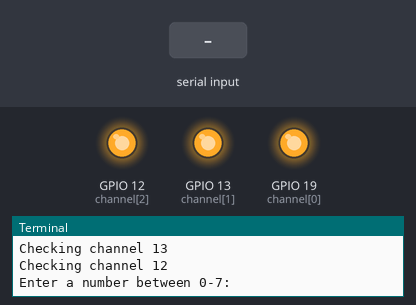
Bench run of a program on a simulated Raspberry Pi (BCM pin numbers). On the bench: output pins drawn as LEDs (lit = HIGH), the last lines printed to the terminal. The test bench sets the inputs (shaded band).

Above: at 4.2 s.
4.3 s: "5" typed at the terminal, then Enter
At 5.2 s:
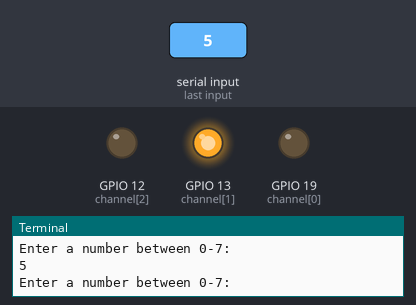
5.8 s: "1" typed at the terminal, then Enter
At 6.3 s:
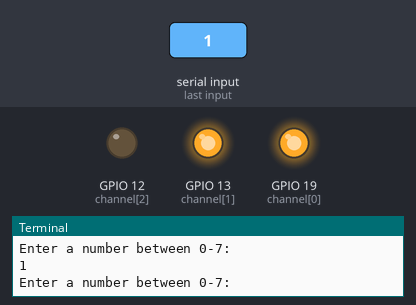
7.3 s: "0" typed at the terminal, then Enter
At 8.6 s:
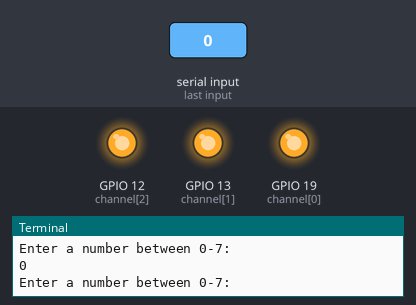
Timing chart, 0 to 10.3 s (numbered marks = the images above; inputs shaded):
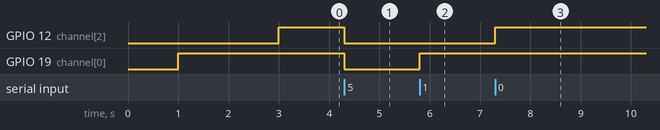

The program:

rgbleb.py
```python
import RPi.GPIO as GPIO
from time import sleep

GPIO.setmode(GPIO.BCM)

channel = [19, 13, 12]

GPIO.setup(channel, GPIO.OUT)

for c in channel:
	print(f"Checking channel {c}")
	GPIO.output(c, GPIO.LOW)
	sleep(1)
	GPIO.output(c, GPIO.HIGH)

# GPIO.output(channel, GPIO.HIGH)
# GPIO.output(channel, GPIO.LOW)


try:
	while True:
		try:
			n = int(input("Enter a number between 0-7: "))

			if n < 0 or n >= 8:
				print("Invalid input range. Give Between 0 - 7..")
				continue

			rgb = format(n , '03b')
			for i, c in enumerate(channel):
				GPIO.output(c , not bool(int(rgb[i])))

		except ValueError:
			print("Invalid Input, Try again...")
			continue


except KeyboardInterrupt:
	GPIO.cleanup()
	print("Quitting...")
```

Measured:
- after the input at 4.3 s, GPIO 12 (channel[2]), GPIO 19 (channel[0]): HIGH → LOW at once
- after the input at 5.8 s, GPIO 19 (channel[0]): LOW → HIGH at once
- after the input at 7.3 s, GPIO 12 (channel[2]): LOW → HIGH at once
